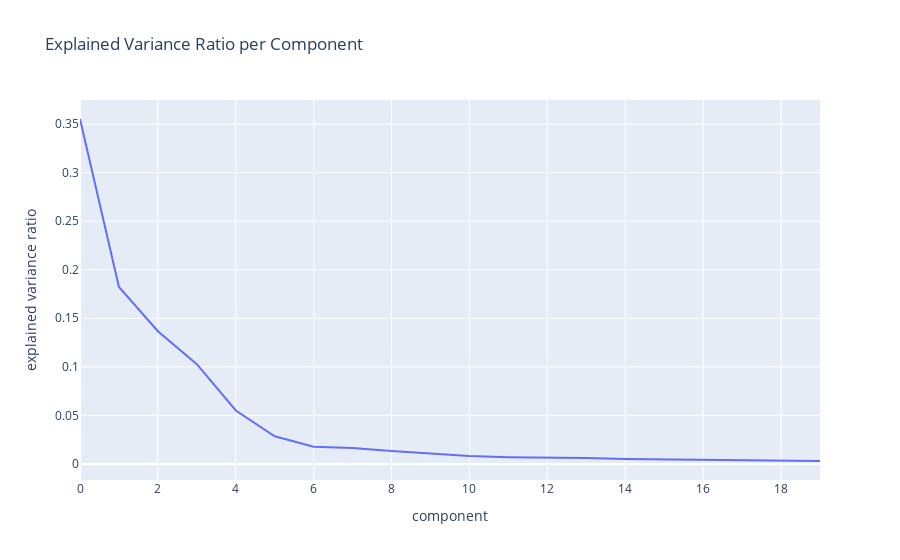

The cell this chart's notebook holds for it:
### Code cell
fig = px.line(x=[i for i in range(n_components)], y=pca.explained_variance_ratio_, labels={'x': 'component', 'y': 'explained variance ratio'}, title="Explained Variance Ratio per Component")
fig.show()

### Figure 1 — Plotly figure (JSON) as saved in the notebook; plotly's stock layout.template omitted (floating-point values rounded to 4 significant figures)
{"data": [{"hovertemplate": "component=%{x}<br>explained variance ratio=%{y}<extra></extra>", "legendgroup": "", "line": {"color": "#636efa", "dash": "solid"}, "marker": {"symbol": "circle"}, "mode": "lines", "name": "", "orientation": "v", "showlegend": false, "type": "scatter", "x": [0, 1, 2, 3, 4, 5, 6, 7, 8, 9, 10, 11, 12, 13, 14, 15, 16, 17, 18, 19], "xaxis": "x", "y": [0.3553, 0.1823, 0.1367, 0.1028, 0.05501, 0.02846, 0.01764, 0.01643, 0.01334, 0.01068, 0.008051, 0.006987, 0.006781, 0.006073, 0.005027, 0.004587, 0.004254, 0.003461, 0.003306, 0.002999], "yaxis": "y"}], "layout": {"legend": {"tracegroupgap": 0}, "title": {"text": "Explained Variance Ratio per Component"}, "xaxis": {"anchor": "y", "domain": [0, 1], "title": {"text": "component"}}, "yaxis": {"anchor": "x", "domain": [0, 1], "title": {"text": "explained variance ratio"}}}}
